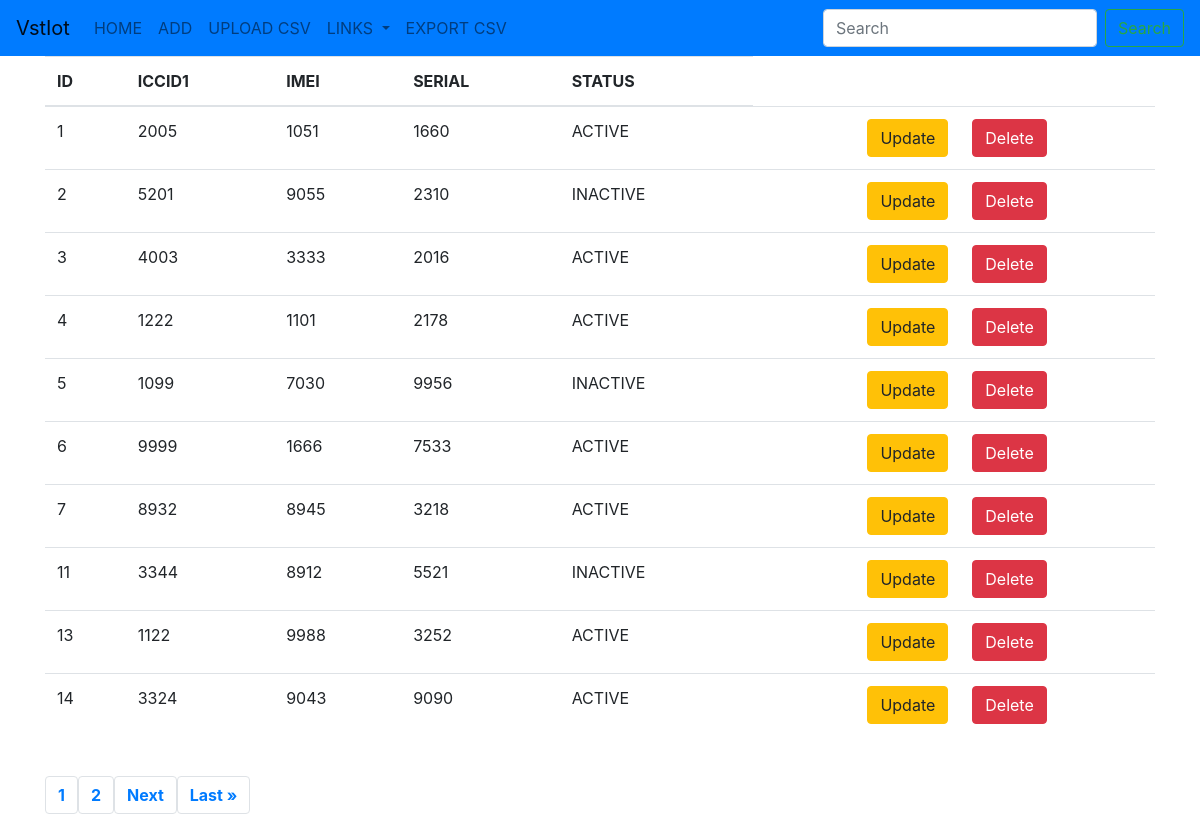
Screenshot of /branch4 with the database file from the repository.
### vstiot/models.py (models this page shows)
class Branch3(models.Model):
    iccid1 = models.CharField(max_length=50,blank=False)
    imei = models.CharField(max_length=50,blank=False)
    serial = models.CharField(max_length=50,blank=False)
    choices = (
        ('ACTIVE','active'),
        ('INACTIVE','not active'),
    )
    status = models.CharField(max_length=50,blank=False,choices=choices,default='INACTIVE')

### vstiot/views.py (the view)
# urls.py: path('branch4',branch4,name='branch4'),
def branch4(request):
    branch4 = Branch3.objects.all()
    pgs = Paginator(Branch3.objects.all(), 10)
    pags = request.GET.get('page')
    br4 = pgs.get_page(pags)
    number = "n" * br4.paginator.num_pages
    context = {
        'branch4':branch4,
        'br4':br4,
        'number':number,
    }
    return render(request,'branch4.html',context)

### templates/branch4.html (shortened to what this page needs)
{% extends 'base4.html' %}
{% block body %}
<div class="container">
    <table class="table table-hover">
        <thead>
            <tr>
                <th>ID</th>
                <th>ICCID1</th>
                <th>IMEI</th>
                <th>SERIAL</th>
                <th>STATUS</th>
            </tr>
        </thead>
        <tbody>
            {% for item in br4 %}
            <tr>
                <td>{{item.id}}</td>
                <td>{{item.iccid1}}</td>
                <td>{{item.imei}}</td>
                <td>{{item.serial}}</td>
                <td>{{item.status}}</td>
                <td><a href="{% url 'update2branch4' item.id %}" class="btn btn-warning btn-md" id="update">Update</a></td>
                <td><a href="{% url 'delete2branch4' item.id %}" class="btn btn-danger btn-md">Delete</a></td>
            </tr>
            {% endfor %}
        </tbody>
    </table>
    <br>
    <center>
        <nav aria-label="Page navigation example">
            <ul class="pagination">
                {% for i in number %}
                    <strong><li class="page-item"><a class="page-link" href="?page={{ forloop.counter }}">{{ forloop.counter }}</a></li></strong>
                {% endfor %}
                {% if br4.has_next %}
                    <strong><li class="page-item"><a class="page-link" href="?page={{ br4.next_page_number }}">Next</a></li></strong>
                    <strong><li class="page-item"><a class="page-link" href="?page={{ br4.paginator.num_pages }}">Last &raquo;</a></li></strong>
                {% endif %}
            </ul>
        </nav>
    </center>
</div>
{% endblock %}

### templates/branch4.html (style rules this page uses)
#update { float: right; }

### rows the page displays
Branch3: id "1", iccid1 "2005", imei "1051", serial "1660", status "ACTIVE"
Branch3: id "2", iccid1 "5201", imei "9055", serial "2310", status "INACTIVE"
Branch3: id "3", iccid1 "4003", imei "3333", serial "2016", status "ACTIVE"
Branch3: id "4", iccid1 "1222", imei "1101", serial "2178", status "ACTIVE"
Branch3: id "5", iccid1 "1099", imei "7030", serial "9956", status "INACTIVE"
Branch3: id "6", iccid1 "9999", imei "1666", serial "7533", status "ACTIVE"
Branch3: id "7", iccid1 "8932", imei "8945", serial "3218", status "ACTIVE"
Branch3: id "11", iccid1 "3344", imei "8912", serial "5521", status "INACTIVE"
Branch3: id "13", iccid1 "1122", imei "9988", serial "3252", status "ACTIVE"
Branch3: id "14", iccid1 "3324", imei "9043", serial "9090", status "ACTIVE"
